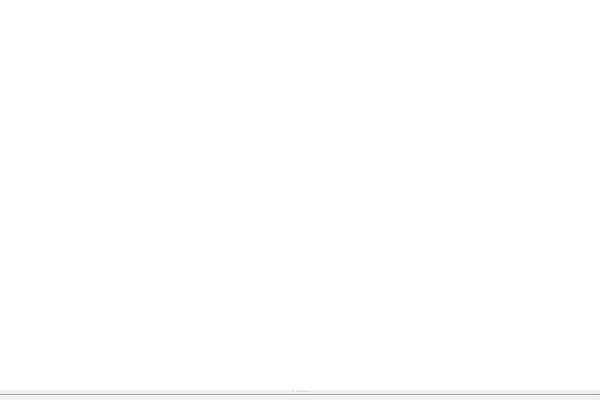
<?xml version="1.0" encoding="UTF-8"?>
<ui version="4.0">
 <class>DPSInterfaceClass</class>
 <widget class="QMainWindow" name="DPSInterfaceClass">
  <property name="geometry">
   <rect>
    <x>0</x>
    <y>0</y>
    <width>600</width>
    <height>400</height>
   </rect>
  </property>
  <property name="windowTitle">
   <string>Disruption of Planetary Systems</string>
  </property>
  <widget class="QWidget" name="centralWidget">
   <layout class="QGridLayout" name="gridLayout">
    <property name="leftMargin">
     <number>0</number>
    </property>
    <property name="topMargin">
     <number>0</number>
    </property>
    <property name="rightMargin">
     <number>0</number>
    </property>
    <property name="bottomMargin">
     <number>0</number>
    </property>
    <property name="spacing">
     <number>0</number>
    </property>
    <item row="0" column="0">
     <widget class="QSplitter" name="splitter">
      <property name="orientation">
       <enum>Qt::Vertical</enum>
      </property>
      <widget class="QTextEdit" name="teLogger">
       <property name="frameShape">
        <enum>QFrame::NoFrame</enum>
       </property>
       <property name="frameShadow">
        <enum>QFrame::Plain</enum>
       </property>
       <property name="readOnly">
        <bool>true</bool>
       </property>
      </widget>
      <widget class="QWidget" name="widget" native="true">
       <layout class="QVBoxLayout" name="verticalLayout">
        <property name="spacing">
         <number>0</number>
        </property>
        <property name="leftMargin">
         <number>0</number>
        </property>
        <property name="topMargin">
         <number>0</number>
        </property>
        <property name="rightMargin">
         <number>0</number>
        </property>
        <property name="bottomMargin">
         <number>0</number>
        </property>
        <item>
         <widget class="Line" name="line">
          <property name="orientation">
           <enum>Qt::Horizontal</enum>
          </property>
         </widget>
        </item>
        <item>
         <widget class="DPSInterfaceView" name="bhcForm" native="true"/>
        </item>
       </layout>
      </widget>
     </widget>
    </item>
    <item row="1" column="0">
     <widget class="TaskRunnerView" name="wTaskRunner" native="true"/>
    </item>
   </layout>
  </widget>
 </widget>
 <layoutdefault spacing="6" margin="11"/>
 <customwidgets>
  <customwidget>
   <class>DPSInterfaceView</class>
   <extends>QWidget</extends>
   <header>DPSInterfaceView.h</header>
   <container>1</container>
  </customwidget>
  <customwidget>
   <class>TaskRunnerView</class>
   <extends>QWidget</extends>
   <header>TaskRunnerView.h</header>
   <container>1</container>
  </customwidget>
 </customwidgets>
 <resources/>
 <connections/>
</ui>
